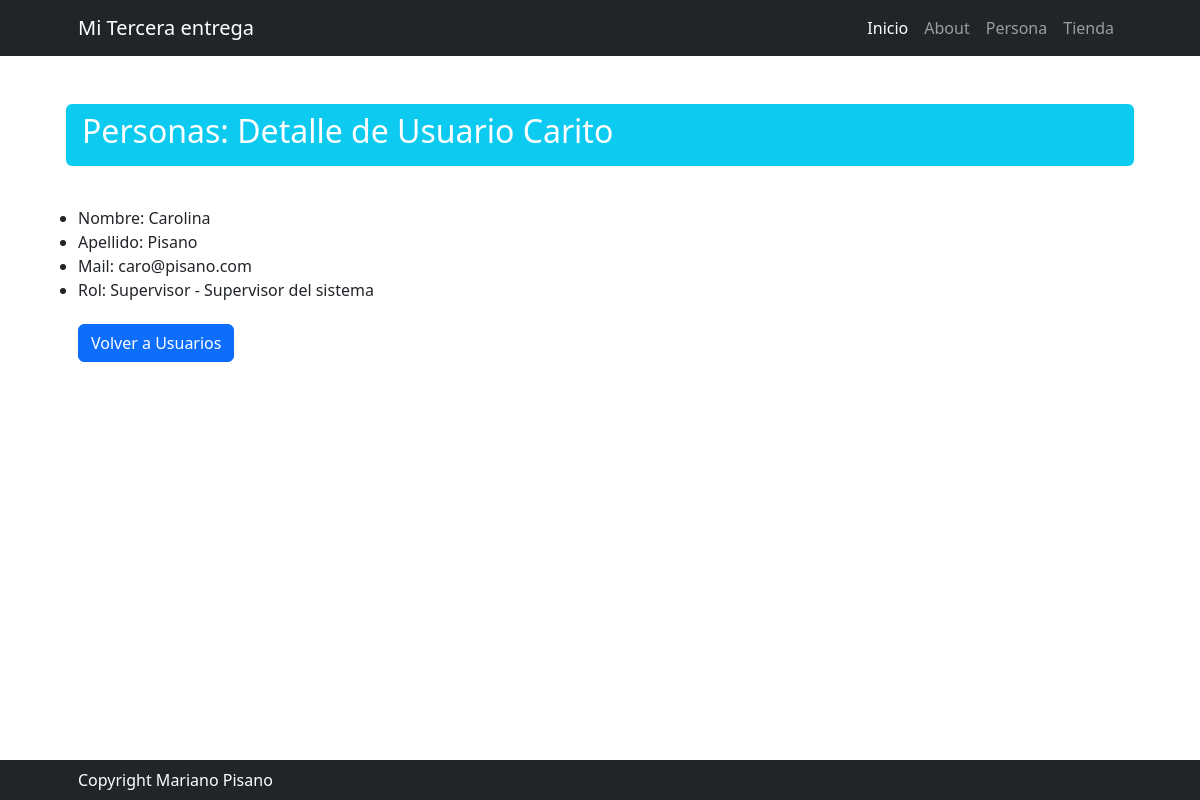
Before: /persona/usuario/detail/Carito with the older database file.
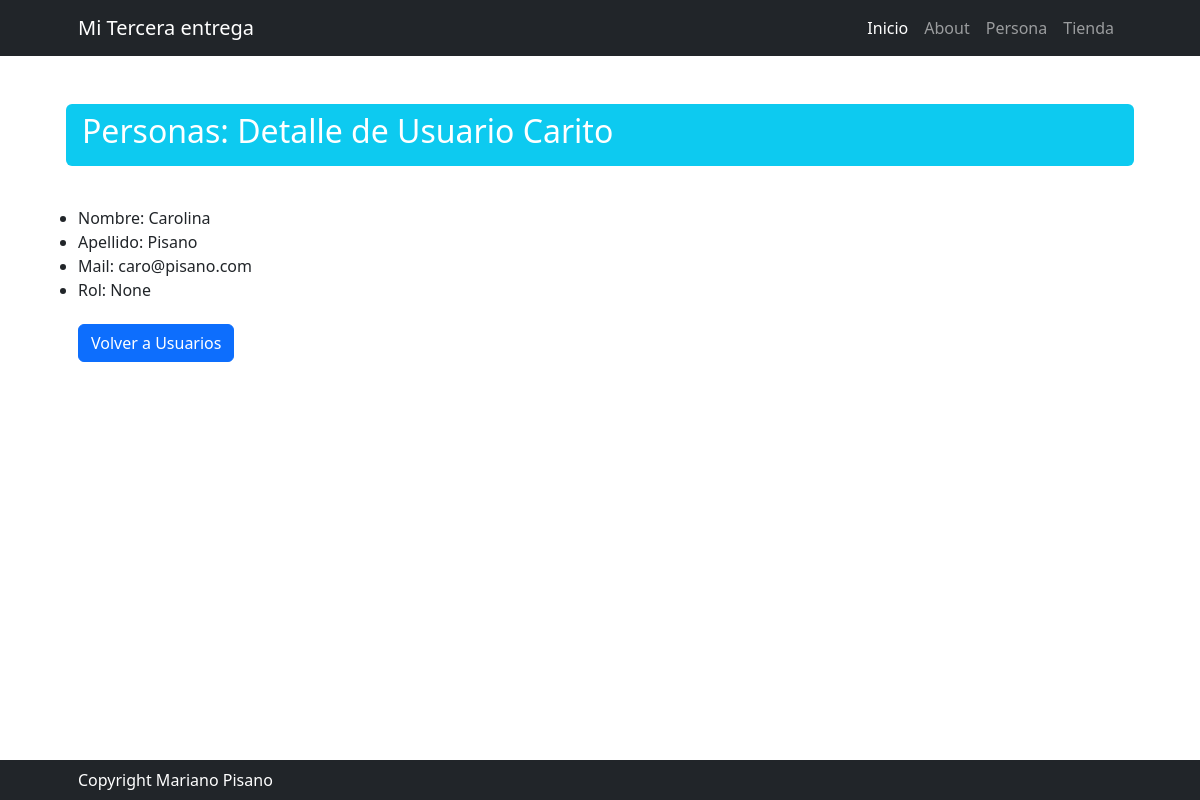
After: the same page with the newer database file.
### persona/models.py (models this page shows, shortened)
class Usuario(models.Model):
    user = models.CharField(max_length=50, primary_key=True)
    nombre = models.CharField(max_length=50)
    apellido = models.CharField(max_length=50)
    email = models.EmailField()
    rol = models.ForeignKey(Rol, on_delete=models.SET_NULL, null=True, blank=True)

class Rol(models.Model):
    nombre = models.CharField(max_length=50, unique=True)
    descripcion = models.CharField(max_length=50, verbose_name="Descripción", null=True, blank=True)
    def __str__(self):
        return f"{self.nombre} - {self.descripcion}"
    class Meta:
        verbose_name_plural = "Roles"

### persona/views.py (the view)
# urls.py: path("usuario/detail/<str:pk>", views.UsuarioDetail.as_view(), name="usuario_detail"),
class UsuarioDetail(DetailView):
    model = models.Usuario

### persona/templates/persona/usuario_detail.html (shortened to what this page needs)
{% extends 'core/base.html' %}
{% block titulo %}
    Personas: Detalle de Usuario {{ usuario.user }}
{% endblock titulo %}
{% block contenido %}
    <ul>
            <li>Nombre: {{ usuario.nombre }}</li>
            <li>Apellido: {{ usuario.apellido }}</li>
            <li>Mail: {{ usuario.email }}</li>
            <li>Rol: {{ usuario.rol }}</li>
    </ul>
    <div class="fs-3 pb-4">
        <a class="btn btn-primary" href="{% url 'persona:usuario_list' %}">Volver a Usuarios</a>
    </div>
{% endblock contenido %}

Changed rows visible on the page:
changed Usuario "Carito": rol "Supervisor - Supervisor del sistema" → "None"
